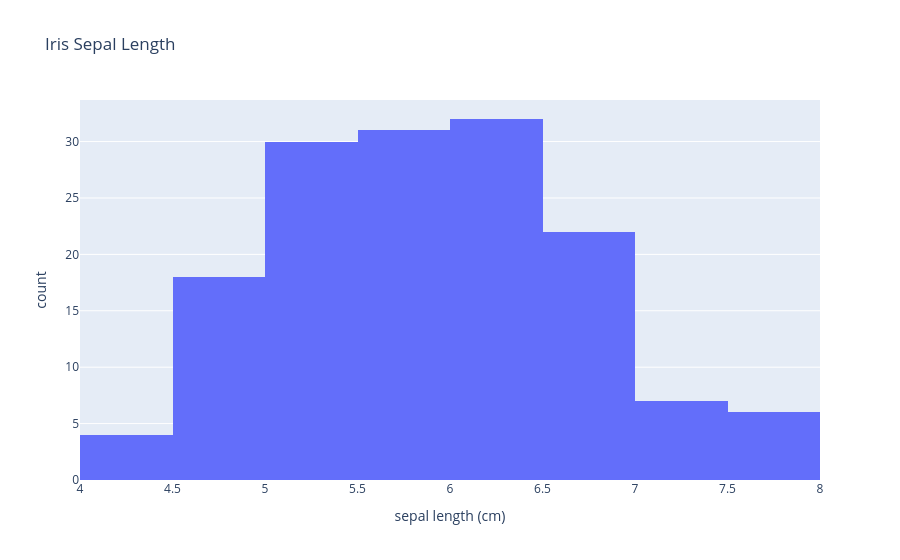

Notebook code for this chart:
### Markdown cell above
### Plotly

### Code cell
fig = px.histogram(df, x="sepal_length", title="Iris Sepal Length", labels={"sepal_length": "sepal length (cm)"}   )
fig.show()

### Figure 1 — Plotly figure (JSON) as saved in the notebook; plotly's stock layout.template omitted (floating-point values rounded to 4 significant figures; data arrays with more than 128 entries replaced by an {"elided": "..."} marker saying what was removed)
{"data": [{"alignmentgroup": "True", "bingroup": "x", "hovertemplate": "sepal length (cm)=%{x}<br>count=%{y}<extra></extra>", "legendgroup": "", "marker": {"color": "#636efa", "pattern": {"shape": ""}}, "name": "", "offsetgroup": "", "orientation": "v", "showlegend": false, "type": "histogram", "x": {"elided": "150 float values"}, "xaxis": "x", "yaxis": "y"}], "layout": {"barmode": "relative", "legend": {"tracegroupgap": 0}, "title": {"text": "Iris Sepal Length"}, "xaxis": {"anchor": "y", "domain": [0, 1], "title": {"text": "sepal length (cm)"}}, "yaxis": {"anchor": "x", "domain": [0, 1], "title": {"text": "count"}}}}
